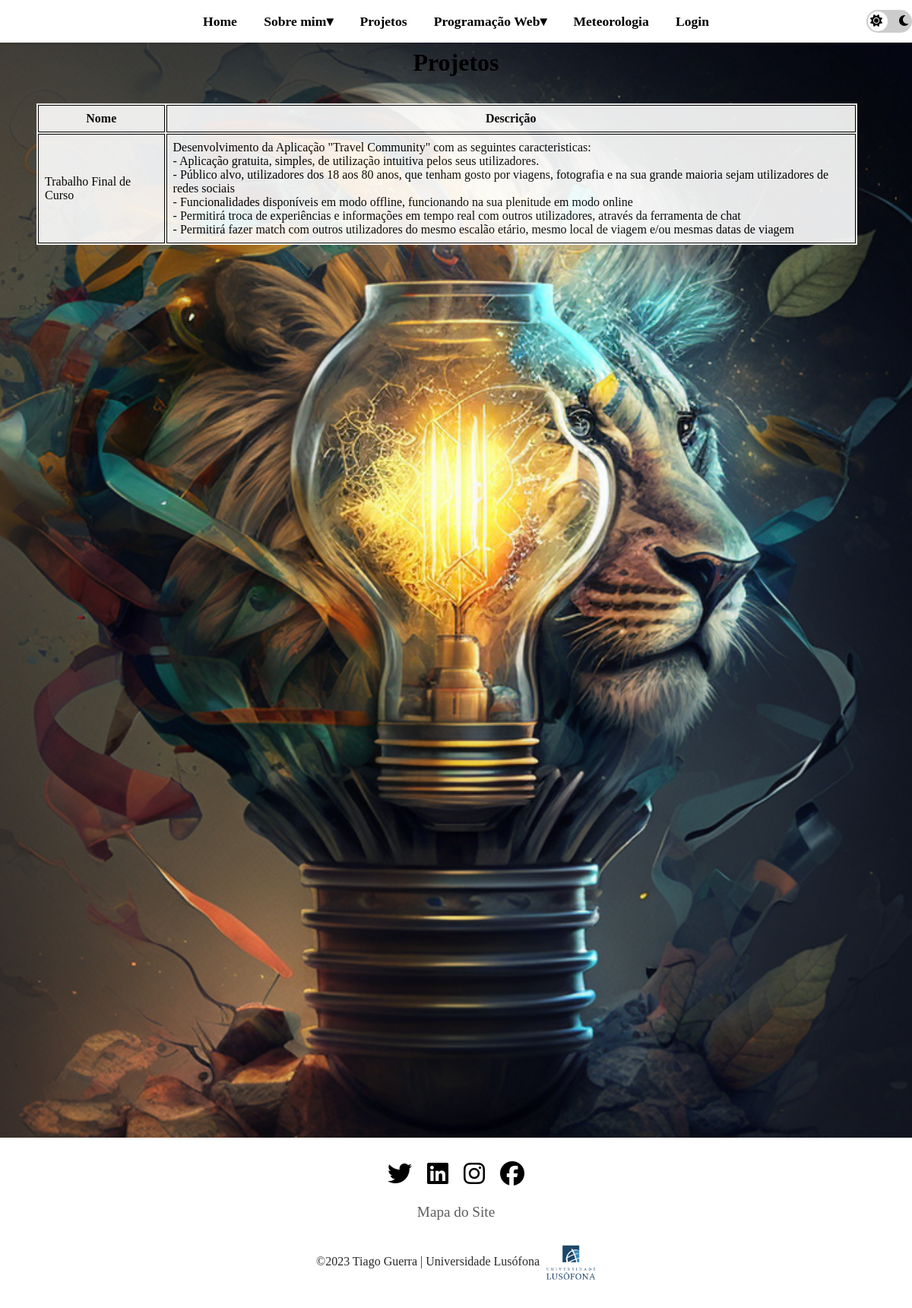
The app's page /projetos, older data.
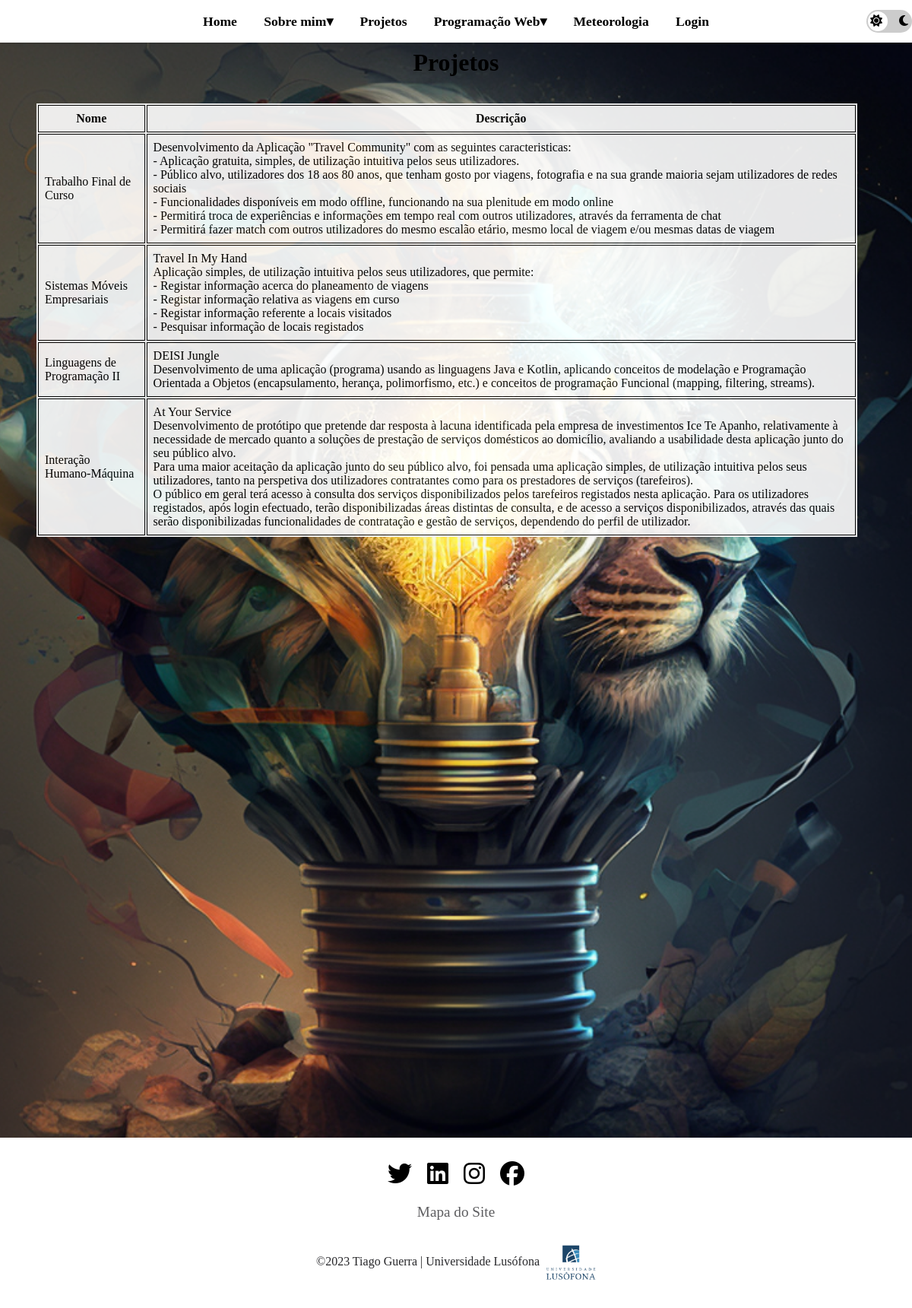
The same page, newer data.
### portfolio/models.py (models this page shows, shortened)
class Projeto(models.Model):
    nome = models.CharField(max_length=75)
    descricao = models.TextField(max_length=2000)

### portfolio/views.py (the view)
# urls.py: path('projetos', views.projetos_page_view, name='projetos'),
def projetos_page_view(request):
    projetos = Projeto.objects.all()
    return render(request, 'portfolio/projetos.html', {'projetos': projetos})

### portfolio/templates/portfolio/projetos.html (shortened to what this page needs)
{% extends 'portfolio/layout.html' %}
{% load static %}
{% block head %}
<link rel="stylesheet" href="{% static 'css/projetos.css' %}">
{% endblock %}
{% block main %}
    <h1>Projetos</h1>
    <table class="tabelaOutros">
        <thead>
            <tr class="header-tr">
                <th>Nome</th>
                <th>Descrição</th>
            </tr>
        </thead>
        <tbody>
        {% for projeto in projetos %}
            <tr>
              <td>{{ projeto.nome }}</td>
              <td>{{ projeto.descricao | safe }}</td>
            </tr>
        {% endfor %}
        </tbody>
    </table>
{% endblock %}

Row changes from the older to the newer data that the page shows:
added Projeto: nome "Sistemas Móveis Empresariais", descricao "Travel In My Hand Aplicação simples, de utilização intuitiva pelos seus utilizadores, que permite: - Registar informação acerca do planeamento de viagens - Registar informação relativa as viagens em curso - Registar informação referente a locais visitados - Pesquisar informação de locais registados"
added Projeto: nome "Linguagens de Programação II", descricao "DEISI Jungle Desenvolvimento de uma aplicação (programa) usando as linguagens Java e Kotlin, aplicando conceitos de modelação e Programação Orientada a Objetos (encapsulamento, herança, polimorfismo, etc.) e conceitos de programação Funcional (mapping, filtering, streams)."
added Projeto: nome "Interação Humano-Máquina", descricao "At Your Service Desenvolvimento de protótipo que pretende dar resposta à lacuna identificada pela empresa de investimentos Ice Te Apanho, relativamente à necessidade de mercado quanto a soluções de prestação de serviços domésticos ao domicílio, avaliando a usabilidade desta aplicação junto do seu público alvo. Para uma maior aceitação da aplicação junto do seu público alvo, foi pensada uma aplicação simples, de utilização intuitiva pelos seus utilizadores, tanto na perspetiva dos utilizadores contratantes como para os prestadores de serviços (tarefeiros). O público em geral terá acesso à consulta dos serviços disponibilizados pelos tarefeiros registados nesta aplicação. Para os utilizadores…"
